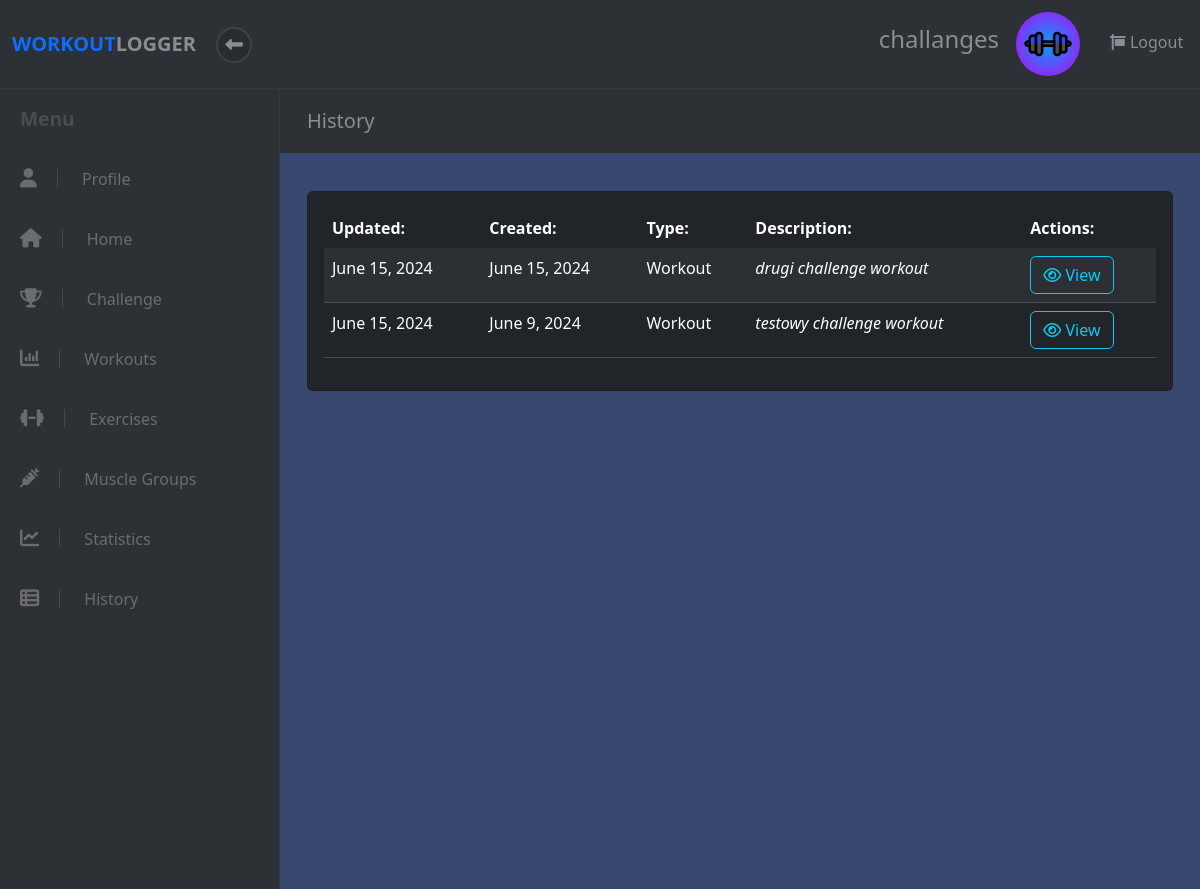
Before: /history (signed in) with the older database file.
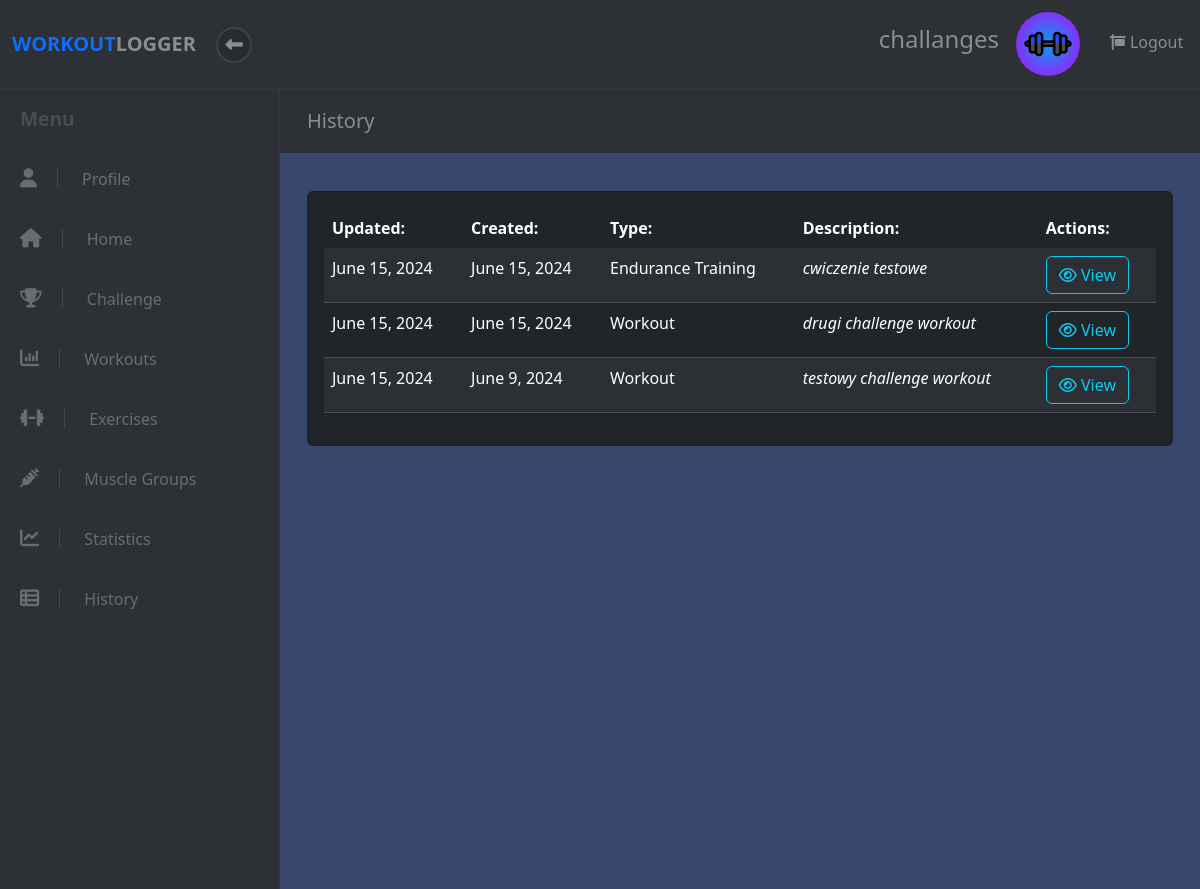
After: the same page with the newer database file.
### workout/models.py (models this page shows, shortened)
class User(models.Model):
    username = models.CharField(max_length=20)
    email = models.CharField(max_length=50)
    password = models.CharField(max_length=22)
    created_at = models.DateTimeField(auto_now_add=True)
    updated_at = models.DateTimeField(auto_now=True)
    profile_photo_url = models.CharField(max_length=255, blank=True, null=True)
    background_photo_url = models.CharField(max_length=255, blank=True, null=True)
    objects = UserManager()

class Workout(models.Model):
    name = models.CharField(max_length=50)
    description = models.CharField(max_length=150)
    completed = models.BooleanField(default=False)
    is_shared = models.BooleanField(default=False)
    user = models.ForeignKey(User, on_delete=models.CASCADE, default=None)
    challenge = models.ForeignKey(Challenge, on_delete=models.CASCADE, default=None, blank=True, null=True)
    created_at = models.DateTimeField(auto_now_add=True)
    updated_at = models.DateTimeField(auto_now=True)
    def class_name(self):
        return self.__class__.__name__

class Exercise(models.Model):
    name = models.CharField(max_length=50)
    description = models.CharField(max_length=150)
    workout = models.ForeignKey(Workout, on_delete=models.CASCADE, related_name='%(class)s', default=None)
    muscle_group = models.ForeignKey(MuscleGroup, on_delete=models.CASCADE, default=None)
    user = models.ForeignKey(User, on_delete=models.CASCADE, default=None)
    created_at = models.DateTimeField(auto_now_add=True)
    updated_at = models.DateTimeField(auto_now=True)
    objects = ExerciseManager()
    class Meta:
        ordering = ('name', 'muscle_group')
        abstract = True
    def class_name(self):
        return self.__class__.__name__

class EnduranceTrainingExercise(Exercise):
    duration_minutes = models.PositiveIntegerField()
    distance_km = models.DecimalField(max_digits=6, decimal_places=2)
    objects = EnduranceTrainingExerciseManager()
    def exercise_name(self):
        return "Endurance Training"

### workout/views.py (the view)
# urls.py: re_path(r'^history$', views.view_all),
def view_all(request):
    try:
        user = User.objects.get(id=request.session["user_id"])
        workout_list = Workout.objects.filter(user__id=user.id)
        ste_list = StrengthTrainingExercise.objects.filter(user__id=user.id)
        ete_list = EnduranceTrainingExercise.objects.filter(user__id=user.id)
        be_list = BalanceExercise.objects.filter(user__id=user.id)
        fe_list = FlexibilityExercise.objects.filter(user__id=user.id)
        page = request.GET.get('page', 1)
        data_list = list(chain(workout_list, ste_list,ete_list, be_list, fe_list))
        paginator = Paginator(sorted(data_list, key=lambda x: x.updated_at, reverse=True), 12)
        try:
            data = paginator.page(page)
        except PageNotAnInteger:
            data = paginator.page(1)
        except EmptyPage:
            data = paginator.page(paginator.num_pages)
        data = {
            'user': user,
            'data': data,
        }
        return render(request, "workout/view_all.html", data)
    except (KeyError, User.DoesNotExist) as err:
        messages.info(request, "You must be logged in to view this page.", extra_tags="invalid_session")
        logging.warning("User must be logged in to view 'view_all'.")
        return redirect("/")

### workout/templates/workout/view_all.html (shortened to what this page needs)
<!DOCTYPE html>
<html>
  <head>
    {% load static %}
    <link
      rel="stylesheet"
      href="{% static 'fontawesomefree/css/all.min.css' %}"
    />
    <link rel="stylesheet" href="../../static/workout/styles.css" />
    {% load bootstrap5 %} {% bootstrap_css %} {% bootstrap_javascript %}
  </head>
  <body>
    {% include 'workout/widgets/header.html' %}
    <div class="d-flex align-items-stretch">
      {% include 'workout/widgets/sidebar.html' %}
      <div class="page-content">
        <div class="page-header">
          <div class="container-fluid">
            <h2 class="h5 no-margin-bottom">History</h2>
          </div>
        </div>
        <section class="no-padding-bottom">
          <div class="container-fluid">
            <div class="row">
              <div class="col-lg-12 pb-4">
                {% if data %}
                <div class="card bg-dark add-exercise mb-4 mt-2">
                  <div class="card-body">
                    <table
                      class="table table-dark table-striped all-data-table text-light"
                    >
                      <thead>
                        <tr>
                          <th scope="col">Updated:</th>
                          <th scope="col">Created:</th>
                          <th scope="col">Type:</th>
                          <th scope="col">Description:</th>
                          <th scope="col">Actions:</th>
                        </tr>
                      </thead>
                      <tbody>
                        {% for info in data %}
                        <tr>
                          <td scope="row">{{info.updated_at | date}}</td>
                          <td scope="row">{{info.created_at | date}}</td>
                          <td scope="row">
                            {% if info.exercise_name %}
                                {{ info.exercise_name }}
                            {% else %}
                                Workout
                            {% endif %}
                        </td>
                          <td><em>{{info.name}}</em></td>
                          <td>
                            {% if info.class_name == 'Workout' %}
                            <form action="/workout/{{info.id}}">
                              <button
                                class="btn btn-outline-info"
                                type="submit"
                              >
                                <i class="fa fa-eye"></i> View
                              </button>
                            </form>
                            {% else %}
                            <form action="/exercise/{{info.id}}">
                              <button
                                class="btn btn-outline-info"
                                type="submit"
                              >
                                <i class="fa fa-eye"></i> View
                              </button>
                            </form>
                            {% endif %}
                          </td>
                        </tr>
                        {% endfor %}
                      </tbody>
                    </table>
                  </div>
                </div>
                {% endif %}
              </div>
            </div>
          </div>
        </section>
      </div>
    </div>
  </body>
</html>

### workout/templates/workout/widgets/header.html
<header class="header">
  <nav class="navbar navbar-expand-lg my-0 py-1">
    <div
      class="container-fluid d-flex align-items-center justify-content-between"
    >
      <div class="navbar-header">
        <a href="/dashboard" class="navbar-brand">
          <div class="brand-text brand-big visible text-uppercase">
            <strong class="text-primary">Workout </strong
            ><strong>Logger</strong>
          </div>
        </a>
        <button class="sidebar-toggle">
          <i class="fa fa-long-arrow-left"></i>
        </button>
      </div>
      <ul class="right-menu list-inline no-margin-bottom">
        {% if user.username %}
        <li class="list-inline-item">
          <div class="sidebar-header d-flex align-items-center">
            <div class="title">
              <h1 class="h4">{{ user.username }}</h1>
            </div>
          </div>
        </li>
        {% endif %} {% if user.profile_photo_url %}
        <li class="list-inline-item">
          <a href="/profile" class="nav-link">
            <div class="avatar">
              <img
                src="{{ user.profile_photo_url }}"
                alt="User Profile Picture"
                height="64"
                width="64"
                class="rounded-circle"
              />
            </div>
          </a>
        </li>
        {% else %} {% load static %}
        <li class="list-inline-item">
          <a href="/profile" class="nav-link">
            <div class="avatar">
              <img
                src="{% static 'workout/images/workout_logger.png' %}"
                alt="User Profile Picture"
                height="64"
                width="64"
                class="rounded-circle"
              />
            </div>
          </a>
        </li>
        {% endif %}
        <li class="list-inline-item ms-2">
          <a href="/user/logout" class="nav-link">
            <i class="fa fa-sign -out-alt"></i> Logout
          </a>
        </li>
      </ul>
    </div>
  </nav>
</header>

### workout/templates/workout/widgets/sidebar.html
<nav id="sidebar">
  <span class="heading mt-3">Menu</span>
  <ul class="list-unstyled">
    <li>
      <a href="/profile"><i class="fa fa-user"></i> Profile</a>
    </li>
    <li>
      <a href="/dashboard"><i class="fa fa-home"></i> Home</a>
    </li>
    <li>
      <a href="/challenges"><i class="fa fa-trophy"></i> Challenge</a>
    </li>
    <li>
      <a href="/workout"><i class="fa fa-bar-chart"></i> Workouts</a>
    </li>
    <li>
      <a href="/exercise"><i class="fa fa-dumbbell"></i> Exercises</a>
    </li>
    <li>
      <a href="/musclegroup"><i class="fa fa-syringe"></i> Muscle Groups</a>
    </li>
    <li>
      <a href="/statistics"><i class="fa fa-line-chart"></i> Statistics</a>
    </li>
    <li>
      <a href="/history"><i class="fa fa-th-list"></i> History</a>
    </li>
  </ul>
</nav>

### workout/static/workout/styles.css (style rules this page uses)
body { position: relative; }
section { padding: 0 15px; }
a { -webkit-transition: all 0.3s; transition: all 0.3s; display: inline-block; }
button { cursor: pointer; }
i, span, strong { display: inline-block; }
.no-padding-bottom { padding-bottom: 0 !important; }
.no-margin-bottom { margin-bottom: 0 !important; }
.page-content { background: #37476d; min-height: 100vh; width: calc(100% - 280px); padding: 0; }
.page-header { padding: 20px 15px; background: #2d3035; color: #8a8d93; margin-bottom: 30px; }
nav.navbar { background: #2d3035; color: #8a8d93; padding-top: 20px; padding-bottom: 20px; border-bottom: 1px solid #34373d; z-index: 9998; }
nav.navbar .sidebar-toggle { width: 36px; height: 36px; line-height: 29px; text-align: center; border-radius: 50%; background: #282b2f; color: #8a8d93; font-size: 1.1rem; border: 2px solid #3d4148; outline: none; }
nav.navbar a { color: inherit; }
nav.navbar .brand-text { display: none; font-weight: 700; }
nav.navbar .brand-text.visible { display: block; }
nav.navbar a.nav-link { padding: .5rem .3rem; position: relative; }
nav#sidebar { width: 280px; background: #2d3035; color: #6a6c70; border-right: 1px solid #34373d; }
nav#sidebar a { color: inherit; text-decoration: none; position: relative; }
nav#sidebar a i { font-size: 1.2em; margin-right: 10px; -webkit-transition: none; transition: none; }
nav#sidebar span.heading { font-weight: 700; margin-left: 20px; color: #494d53; font-size: 1.2rem; margin-bottom: 15px; }
nav#sidebar ul { max-height: none; }
nav#sidebar ul a { padding: 18px 20px; display: block; font-weight: 400; }
nav#sidebar ul a i { margin-right: 20px; -webkit-transition: all 0.3s; transition: all 0.3s; padding-right: 20px; border-right: 1px solid #454649; }
nav#sidebar li { position: relative; }
nav#sidebar li::before { content: ''; width: 2px; height: 100%; background: none; display: block; position: absolute; top: 0; left: 0; z-index: 99; }
.table { margin-bottom: 0; }
.table td, .table th { border-color: #494d53; }
.table thead th { border: none; }
.table-striped tbody tr { -webkit-transition: all 0.3s; transition: all 0.3s; }
.table-striped tbody tr:nth-of-type(odd) { background-color: #282b2f; }
button, input[type='submit'] { cursor: pointer; font-family: inherit; font-weight: 300 !important; }
.navbar { padding: 0.5rem 1rem; }
.navbar-brand { display: inline-block; padding-top: 0.3125rem; padding-bottom: 0.3125rem; margin-right: 1rem; font-size: 1.25rem; }
.btn { font-weight: normal; border: 1px solid transparent; padding: 0.5rem 0.75rem; font-size: 1rem; line-height: 1.25; border-radius: 0.25rem; -webkit-transition: all 0.15s ease-in-out; transition: all 0.15s ease-in-out; }
.btn-outline-info { color: #37cfdc; background-color: transparent; background-image: none; border-color: #37cfdc; }
body { font-family: "Muli", sans-serif; font-size: 1rem; font-weight: normal; line-height: 1.5; color: #212529; background-color: #fff; }
a { color: rgba(42, 79, 247, 0.95); text-decoration: none; }
h1, h2, h3, h4, h5, h6, .h1, .h2, .h3, .h4, .h5, .h6 { margin-bottom: 0.5rem; font-family: inherit; font-weight: 700; line-height: 1.1; color: inherit; }
h1, .h1 { font-size: 2.5rem; }
h2, .h2 { font-size: 2rem; }
h4, .h4 { font-size: 1.5rem; }
h5, .h5 { font-size: 1.25rem; }
.text-primary { color: rgba(42, 79, 247, 0.95) !important; }
.bg-dark { background-color: #343a40 !important; }
.text-light { color: #f8f9fa !important; }

Changed rows visible on the page:
added EnduranceTrainingExercise: updated_at "June 15, 2024", created_at "June 15, 2024", exercise_name "Endurance Training", name "cwiczenie testowe"
